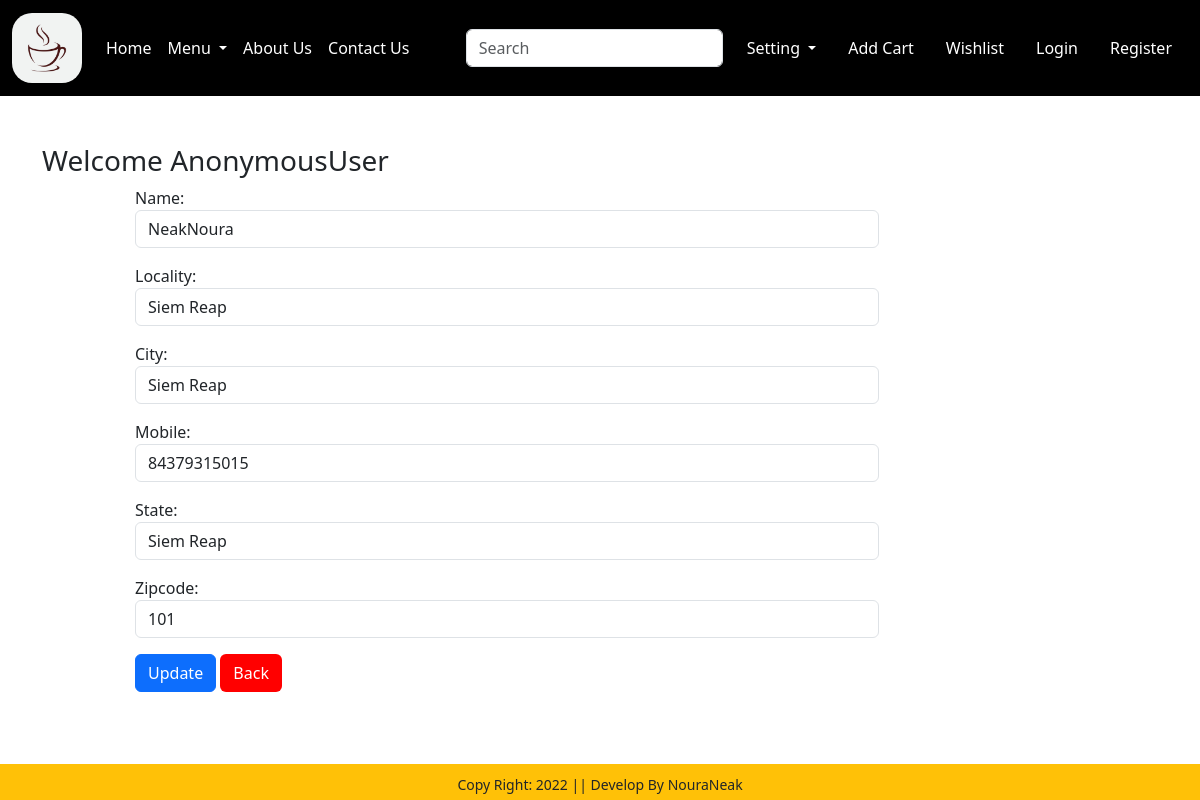
Screenshot of /updateAddress/1 with the database file from the repository.
### app/models.py (models this page shows, shortened)
class Customer(models.Model):
    user = models.OneToOneField(User, on_delete=models.CASCADE)
    name = models.CharField(max_length=200)
    locality = models.CharField(max_length=200)
    city = models.CharField(max_length=50)
    mobile = models.IntegerField(default=0)
    zipcode = models.IntegerField(null=True, blank=True)
    state = models.CharField(choices=STATE_CHOICES, max_length=100)

### app/views.py (the view, shortened to what this page needs)
# urls.py: path('updateAddress/<int:pk>',views.updateAddress.as_view(),name='updateAddress'),
class updateAddress(View):
    def get(self, request, pk):
        add = Customer.objects.get(pk=pk)
        form = CustomerProfileForm(instance=add)
        return render(request, 'app/updateAddress.html', {'form': form, 'add': add})

### app/forms.py
class CustomerProfileForm(forms.ModelForm):
    class Meta:
        model = Customer
        fields=['name','locality','city','mobile','state','zipcode']
        widgets = {
            'name':forms.TextInput(attrs={'class':'form-control'}),
            'locality':forms.TextInput(attrs={'class':'form-control'}),
            'city':forms.TextInput(attrs={'class':'form-control'}),
            'mobile':forms.TextInput(attrs={'class':'form-control'}),
            'state':forms.TextInput(attrs={'class':'form-control'}),
            'zipcode':forms.TextInput(attrs={'class':'form-control'}),
        }

### app/templates/app/updateAddress.html (shortened to what this page needs)
{% extends 'app/base.html' %}
{% load static %}
{% block main-content %}
<div class="container">
    <div class="row accordion-collapse">
        <div class="container my-5">
            <div class="row">
                <h3>Welcome <span class="text-capitalize">{{ request.user }}</span></h3>
            </div>
            <div class="col-sm-8 offset-sm-1">
                <form action="" method="post" novalidate>
                    {% for fm in form %}
                    <div class="mb-3">
                        {{ fm.label_tag }}
                        {{ fm }}
                    </div>
                    {% endfor %}
                    <div class="col-12 mt-3">
                        <button type="submit" class="btn btn-primary">Update</button>
                        <a href="{% url 'address' %}" class="btn" style="background-color: red; color: white;">Back</a>
                    </div>
                </form>
            </div>
        </div>
    </div>
</div>
{% endblock main-content %}

### rows the page displays
Customer: form "NeakNoura" "Siem Reap" "Siem Reap" "84379315015" "Siem Reap" "101"

### other values shown
{{ request.user }} "AnonymousUser"
{{ fm.label_tag }} "Name:" "Locality:" "City:" "Mobile:" "State:" "Zipcode:"
